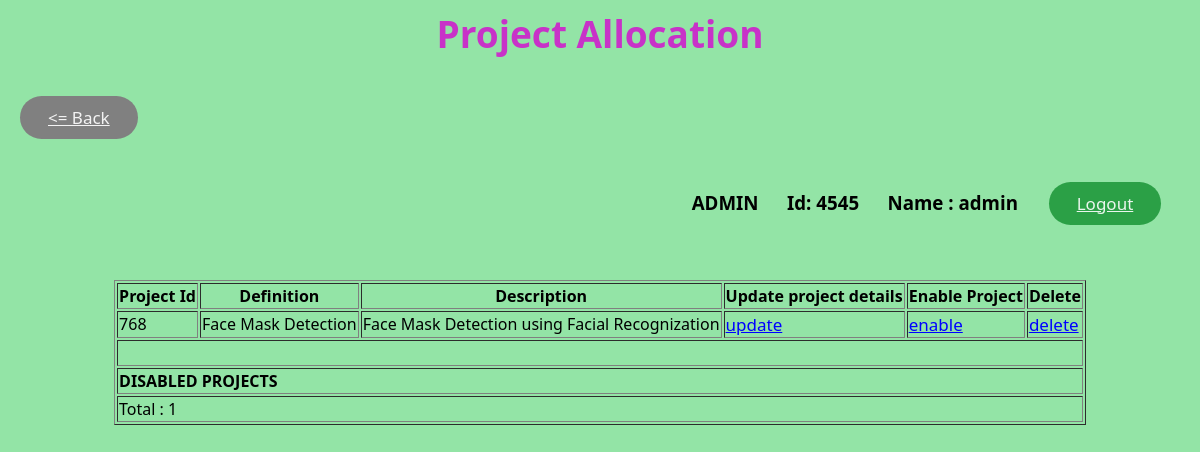
The page /admin/p/disabled_projects_list.php (signed in) on the database its author committed.
### tables this page shows
CREATE TABLE `projects` (
  `project_id` int(6) UNSIGNED NOT NULL,
  `faculty` int(6) NOT NULL,
  `definition` varchar(25) NOT NULL,
  `description` varchar(50) DEFAULT NULL,
  `enable` int(1) DEFAULT NULL,
  `selected` int(1) DEFAULT NULL
);

### admin/p/disabled_projects_list.php (the view, shortened to what this page needs)
<html>
    <head>
        <link rel="stylesheet" type="text/css" href="../../main.css">
    </head>
    <body>
        <h1 align="center">Project Allocation</h1>
        <h3 align="left"><a href="../project.php" class="back shadow"><= Back</a></h3>
        <h3 align="right"><?php if(isset($_SESSION['admin'])){echo 'ADMIN';}else{echo 'FACULTY';} ?>   &emsp;    Id: <?php echo $_SESSION['faculty']; ?>  &emsp;       Name : <?php echo $_SESSION['faculty_name']; ?>&emsp;<a href="../admin_logout.php" class="log_out shadow">Logout</a>&emsp;</h3>
        <br>
        <form>
            <table align="center" border="1">
                <tr>
                    <th>Project Id</th>
                    <th>Definition</th>
                    <th>Description</th>
                    <th>Update project details</th>
                    <th>Enable Project</th>
                    <th>Delete</th>
                </tr>
                <?php
                $count=0;
                    try{
                        $dbhandler=new PDO('mysql:host=127.0.0.1;dbname=project_db','root','');
                        $dbhandler->setAttribute(PDO::ATTR_ERRMODE, PDO::ERRMODE_EXCEPTION);
                        $sql='select * from projects where enable=0';
                        $query=$dbhandler->query($sql);
                        while($r=$query->fetch())
                        {
                                echo '<tr>'
                                . '<td>'.$r['project_id'].'</td>'
                                . '<td>'.$r['definition'].'</td>'
                                . '<td>'.$r['description'].'</td>'
                                . '<td><a href="update_project.php?id='.$r['project_id'].'">update</a></td>'
                                . '<td><a href="enable_project_sql.php?id='.$r['project_id'].'">enable</a></td>'
                                . '<td><a href="delete_project_sql.php?id='.$r['project_id'].'">delete</a></td>'
                                        .'</tr>';
                            $count++;
                        }
                    } catch (Exception $ex) {
                        echo 'hello! There is some error!';
                    }
                    echo '<tr>
                    <td colspan="6"><br></td>
                    </tr>
                    <tr>
                        <td colspan="6"><b>DISABLED PROJECTS</b></td>
                    </tr>
                    <tr>
                        <td colspan="6">Total : '.$count.'</td>
                    </tr>';
                ?>
            </table>
        </form>
    </body>
</html>

### main.css (style rules this page uses)
h1 { color: rgb(200,50,200); font-family: algerian,Segoe UI,Frutiger,Frutiger Linotype,Dejavu Sans; font-size: 37px; }
a { color: blue; font-size: 17px; }
.log_out { display: inline-block; -webkit-box-sizing: border-box; -moz-box-sizing: border-box; box-sizing: border-box; cursor: pointer; margin: 12px; padding: 10px 28px; border: none; -webkit-border-radius: 30px; border-radius: 30px; font-family: Segoe UI,Frutiger,Frutiger Linotype,Dejavu Sans,Helvetica Neue,Arial,sans-serif; font-size: 17px; font-style: normal; font-variant: normal; font-weight: 500; color: rgba(255,255,255,0.9); -o-text-overflow: clip; text-overflow: clip; background: #2ba046; }
.back { display: inline-block; -webkit-box-sizing: border-box; -moz-box-sizing: border-box; box-sizing: border-box; cursor: pointer; margin: 12px; padding: 10px 28px; border: none; -webkit-border-radius: 30px; border-radius: 30px; font-family: Segoe UI,Frutiger,Frutiger Linotype,Dejavu Sans,Helvetica Neue,Arial,sans-serif; font-size: 17px; font-style: normal; font-variant: normal; font-weight: 500; color: rgba(255,255,255,0.9); -o-text-overflow: clip; text-overflow: clip; background: grey; }

### rows shown on the page
projects: project_id "768", definition "Face Mask Detection", description "Face Mask Detection using Facial Recognization"

### other values the page prints
$_SESSION['faculty'] "4545"
$_SESSION['faculty_name'] "admin"
$count "1"
